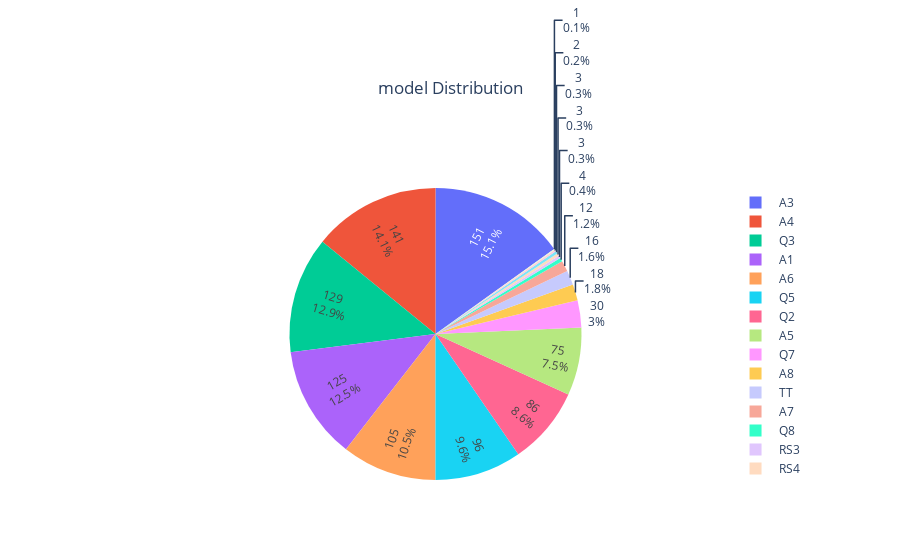

Source (notebook cell):
### Markdown cell above
# Model & Engine Size Distribution

### Code cell
data_model=data['model'].value_counts().reset_index().rename(columns={'index':'model','model':'Count'})
data_model
fig = px.pie(data_model, values='Count', names='model')

fig.update_traces(hoverinfo='label+percent', textinfo='value+percent', textfont_size=12,insidetextorientation='radial')
fig.update_layout(title="model Distribution",title_x=0.5)
fig.show()

### Figure 1 — Plotly figure (JSON) as saved in the notebook; plotly's stock layout.template omitted (floating-point values rounded to 4 significant figures)
{"data": [{"domain": {"x": [0, 1], "y": [0, 1]}, "hoverinfo": "label+percent", "hovertemplate": "model=%{label}<br>Count=%{value}<extra></extra>", "insidetextorientation": "radial", "labels": [" A3", " A4", " Q3", " A1", " A6", " Q5", " Q2", " A5", " Q7", " A8", " TT", " A7", " Q8", " RS3", " RS4", " RS6", " RS5", " S4"], "legendgroup": "", "name": "", "showlegend": true, "textfont": {"size": 12}, "textinfo": "value+percent", "type": "pie", "values": [151, 141, 129, 125, 105, 96, 86, 75, 30, 18, 16, 12, 4, 3, 3, 3, 2, 1]}], "layout": {"legend": {"tracegroupgap": 0}, "margin": {"t": 60}, "title": {"text": "model Distribution", "x": 0.5}}}
